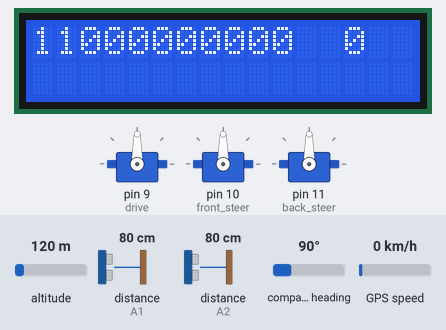
A sketch run on a simulated Arduino Uno, built with avr-gcc and run on an emulated ATmega328P. On the bench: 16×2 character LCD, 3 × servo. The inputs (shaded band) are chosen by the test bench; at power-on: distance to the obstacle (sensors on A1, A2) 80 cm, altitude 120 m, compass heading 90°, GPS speed 0 km/h. The echo pulse lasts 58.3 µs per cm; the GPS gets a fix after 3 s at 37.7749, -122.4194 with 8 satellites.

Above: at 1.41 s.
At 2.2 s:
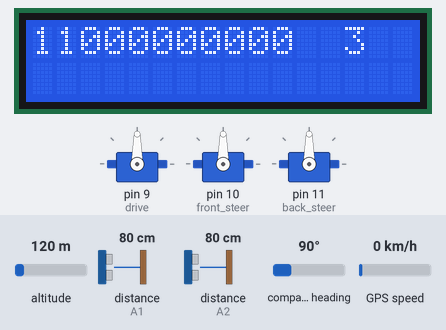
2.3 s: distance to the obstacle (sensor on A1) set to 88 cm
6.3 s: distance to the obstacle (sensor on A1) set to 99 cm
At 14.21 s:
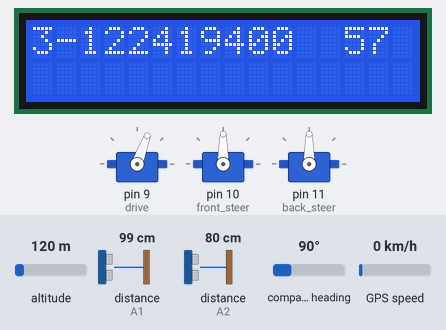
Timing chart, 0 to 14.6 s (numbered marks = the images above; inputs shaded):
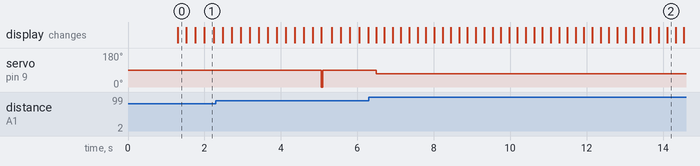

The sketch:

Go_Straight_LCD.ino
```cpp
#include <Servo.h>
#include <SoftwareSerial.h>
#include <TinyGPS.h>
#include <LiquidCrystal.h>

/** Prototypes **/
//uint16_t get_ping(int pin, uint16_t max_micros = 25000);
uint16_t get_ping(int pin);

static void smart_delay(unsigned long ms);


/** Declarations **/
Servo drive;
Servo front_steer;
Servo back_steer;

#define BRAKE    0
#define NEUTRAL 90
#define DRIVE   70

#define left_ping   A2
#define front_ping  A1
#define right_ping  A0

TinyGPS gps;
SoftwareSerial ss(A5, 12);
long lat, lon;

#define RS 2
#define EN 3
#define D4 4
#define D5 5
#define D6 6
#define D7 7

LiquidCrystal lcd(RS, EN, D4, D5, D6, D7);

int survivor_count = 0;

/** Setup Function **/
void setup()
{
  lcd.begin(16, 2);
  ss.begin(57600);

  drive.attach(9);
  front_steer.attach(10);
  back_steer.attach(11);

  drive.write(90);
  front_steer.write(90);
  back_steer.write(90);

  smart_delay(1000);
}


/** Loop Function **/
void loop()
{
  smart_delay(200);

  gps.get_position(&lat, &lon);
  lcd.clear();
  lcd.setCursor(0,0);
  lcd.print(lat);
  lcd.setCursor(1,0);
  lcd.print(lon);
  lcd.setCursor(13, 0);
  lcd.print(survivor_count);

  if(get_inches(front_ping) <= 36) //stop 3 feet before crash
  {
    drive.write(0);
    smart_delay(20);
    drive.write(90);
  }
  else
  {
    drive.write(70);
  }

  //drive.write((get_inches(front_ping) <= 36)? BRAKE : DRIVE);

  if(get_inches(left_ping) <= 120 || get_inches(right_ping) <= 120)
  {
    survivor_count++;
  }
}


/** Custom Functions Definitions **/

int get_inches(int pin)
{
  return get_ping(pin) / 74 / 2;
}


//uint16_t get_ping(int pin, uint16_t max_micros = 25000)
uint16_t get_ping(int pin)
{
    pinMode(pin, OUTPUT);
    digitalWrite(pin, LOW);
    delayMicroseconds(5);
    digitalWrite(pin, HIGH);
    delayMicroseconds(5);
    digitalWrite(pin, LOW);
    delayMicroseconds(5);
    pinMode(pin, INPUT);
    return pulseIn(pin, HIGH);
    /*
    if(inputpulse == 0) inputpulse = max_micros;
    delayMicroseconds(200);
    pinMode(pin, OUTPUT);
    digitalWrite(pin, LOW);
    return inputpulse;
    */
}


static void smart_delay(unsigned long ms)
{
  unsigned long start = millis();
  do
  {
    while (ss.available())
      gps.encode(ss.read());
  } while (millis() - start < ms);
}
```

Measured:
- the behaviour switches between 93 and 94 cm on distance to the obstacle (sensor on A1) (found by bisection; images 1 and 2)
